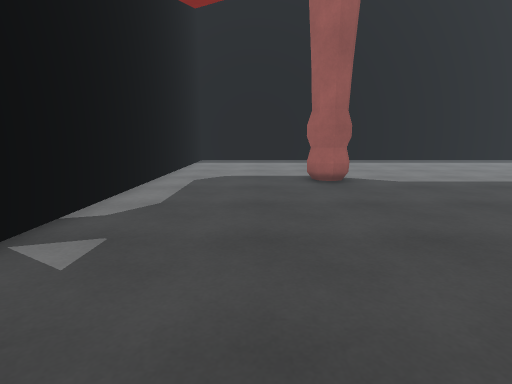
View 1 (above)

16 first-person views from a walk through a scene from a Unity 3-D project. The camera is 1.2 m above the floor, tilts 10° down and sees 80° across. The floor is counted in squares, 1 m on a side. Each view is taken from the middle of a square. On the plan, view 1 faces up. The plan holds only what a view shows up to about 13 squares ahead; the rest is blank. The place goes on beyond the plan.

View 2
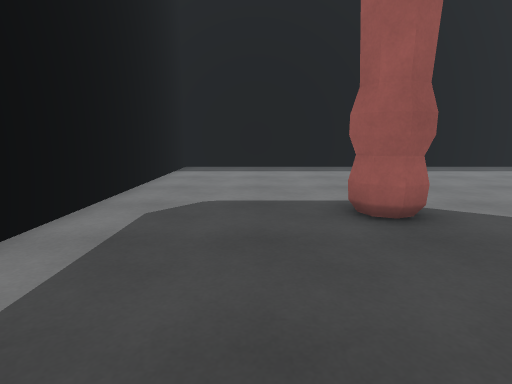

View 3
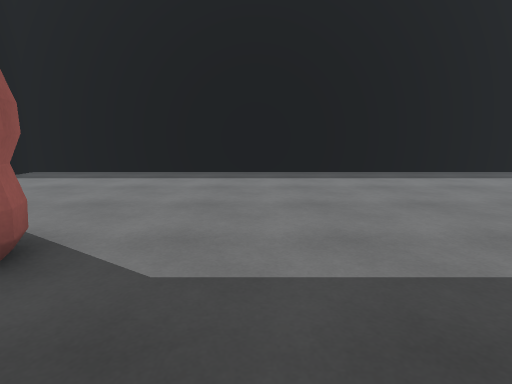

View 4
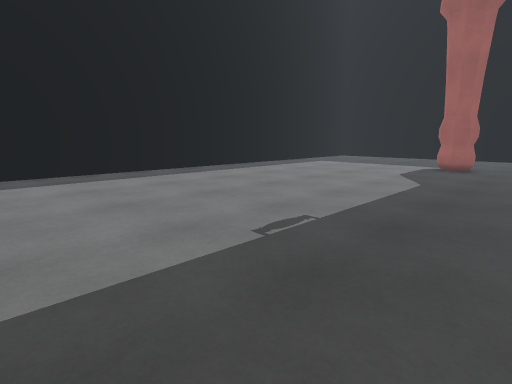

View 5
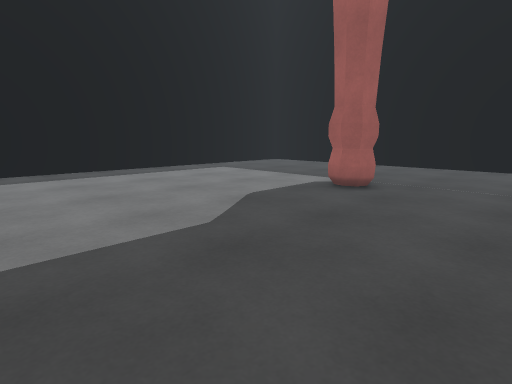

View 6
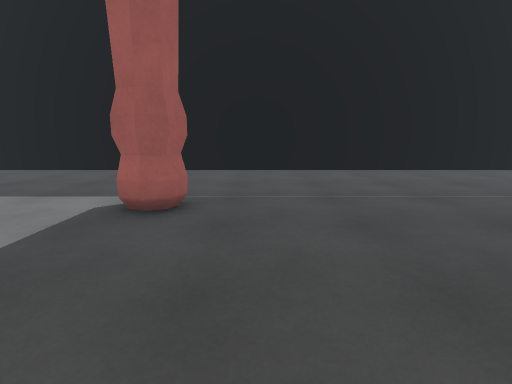

View 7
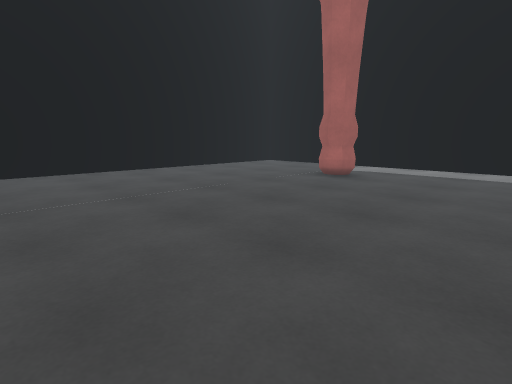

View 8
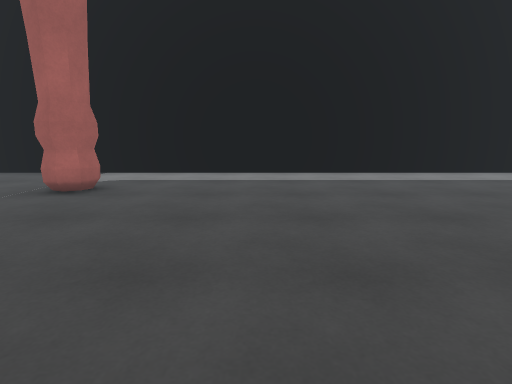

View 9
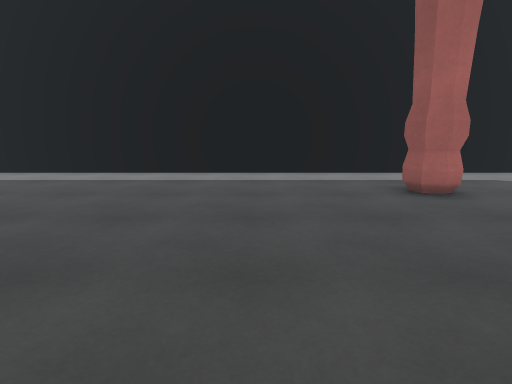

View 10
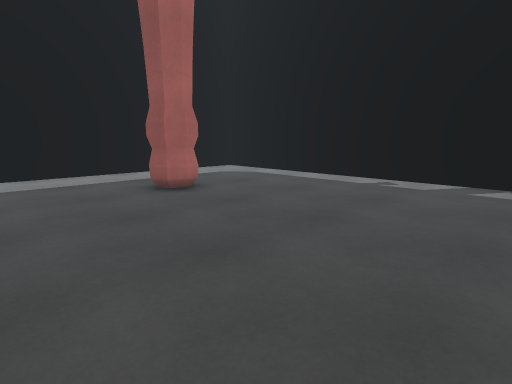

View 11
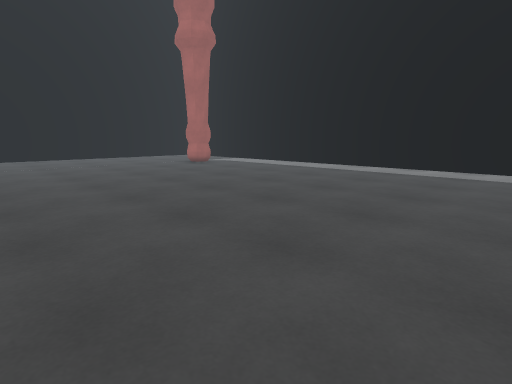

View 12
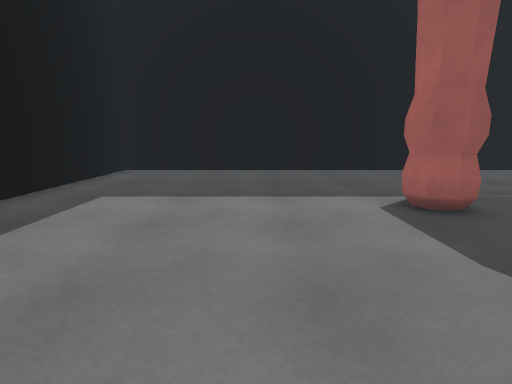

View 13
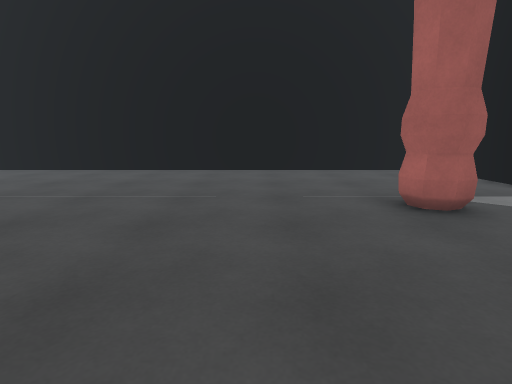

View 14
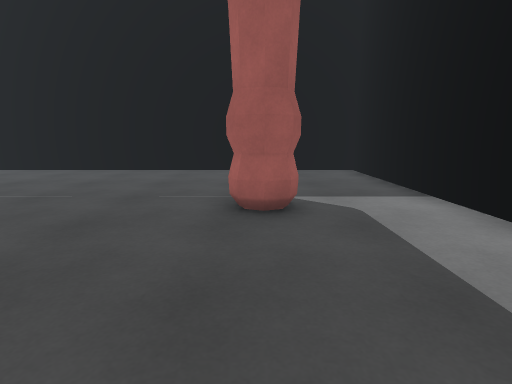

View 15
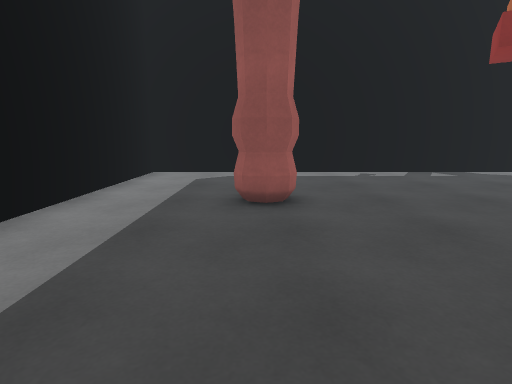

View 16
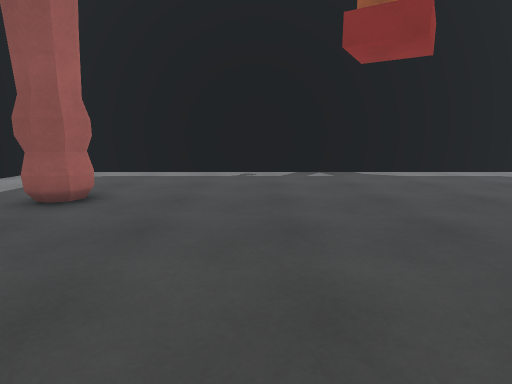

### Floor plan
Points are (right, up) in squares from view 1. A wall is a line through its corners. A room is listed if a view was taken in it or the views show most of it. See-through windows are left out.
Room 1 (views 1, 2, 3, 4, 5, 6, 7, 8, 9, 10, 11, 12, 13, 14, 15, 16)
walls: (19.3, 8.2) (18.9, 8.4) (18.7, 8.8) (18.9, 9.3) (19.3, 9.4) (19.8, 9.2); (2.5, 9.3) (2.7, 8.8) (2.5, 8.3) (2.1, 8.2) (1.7, 8.4) (1.4, 8.9); (19.4, -3.8) (18.9, -3.6) (18.7, -3.1) (18.9, -2.7) (19.3, -2.5) (19.8, -2.7); (1.5, -2.4) (2, -2.2) (2.6, -2.4) (2.7, -2.8) (2.5, -3.2) (2, -3.5); (25.6, -6.7) (25.6, 17) (-3, 17) (-3, -6.7) (25.6, -6.7)

Positions as (right, up) in squares from view 1, and headings:
1: (0, 0), facing up
2: (0, 4), facing up
3: (5, 6), facing up
4: (6, 6), facing up-right
5: (12, 5), facing up-right
6: (14, 7), facing right
7: (14, 6), facing down-right
8: (15, 4), facing down
9: (6, 4), facing down
10: (6, 4), facing down-left
11: (6, 6), facing down-right
12: (14, 12), facing right
13: (14, 0), facing right
14: (14, -3), facing right
15: (8, -3), facing left
16: (8, 1), facing left
